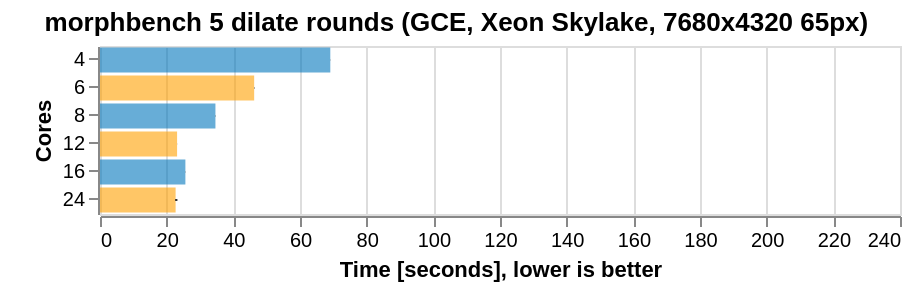

Source (Vega-Lite JSON):
### Vega-Lite specification from a JSON file in a GitHub repository (floating-point values rounded to 4 significant figures)
{"$schema": "https://vega.github.io/schema/vega-lite/v4.json", "title": {"text": "morphbench 5 dilate rounds (GCE, Xeon Skylake, 7680x4320 65px)", "anchor": "middle"}, "data": {"values": [{"set": "", "var": 4, "times": [69080.0, 69080.0, 69100.0, 69120.0, 69080.0]}, {"set": "", "var": 6, "times": [46220.0, 46230.0, 46330.0, 46260.0, 46240.0]}, {"set": "", "var": 8, "times": [34650.0, 34599, 34600.0, 34670.0, 34630.0]}, {"set": "", "var": 12, "times": [23120.0, 23115, 23130.0, 23140.0, 23120.0]}, {"set": "", "var": 16, "times": [25610.0, 25640.0, 25650.0, 25596, 25610.0]}, {"set": "", "var": 24, "times": [22550.0, 22560.0, 22540.0, 23230.0, 22552]}]}, "transform": [{"flatten": ["times"]}, {"calculate": "datum.times/1000", "as": "times"}, {"aggregate": [{"op": "min", "field": "times", "as": "timem"}, {"op": "max", "field": "times", "as": "timex"}, {"op": "mean", "field": "times", "as": "timean"}], "groupby": ["set", "var"]}], "facet": {"row": {"field": "set", "type": "nominal", "header": {"title": "", "labelAngle": 0, "labelFontSize": 12}, "sort": ["SSE2", "AVX2", "AVX512F"]}}, "spec": {"encoding": {"y": {"field": "var", "type": "ordinal", "axis": {"title": "Cores"}, "sort": "ascending"}}, "layer": [{"mark": {"type": "bar", "opacity": 0.6}, "height": {"step": 14}, "encoding": {"x": {"field": "timean", "type": "quantitative", "scale": {"domain": [0, 240]}}, "color": {"field": "var", "type": "ordinal", "scale": {"range": ["#0277bd", "#ffa000"]}, "legend": null, "sort": "ascending"}}}, {"width": 400, "mark": {"type": "errorbar", "color": "#333"}, "encoding": {"x": {"field": "timem", "type": "quantitative", "axis": {"title": "Time [seconds], lower is better", "grid": true}}, "x2": {"field": "timex"}, "size": {"value": 2}}}]}}
